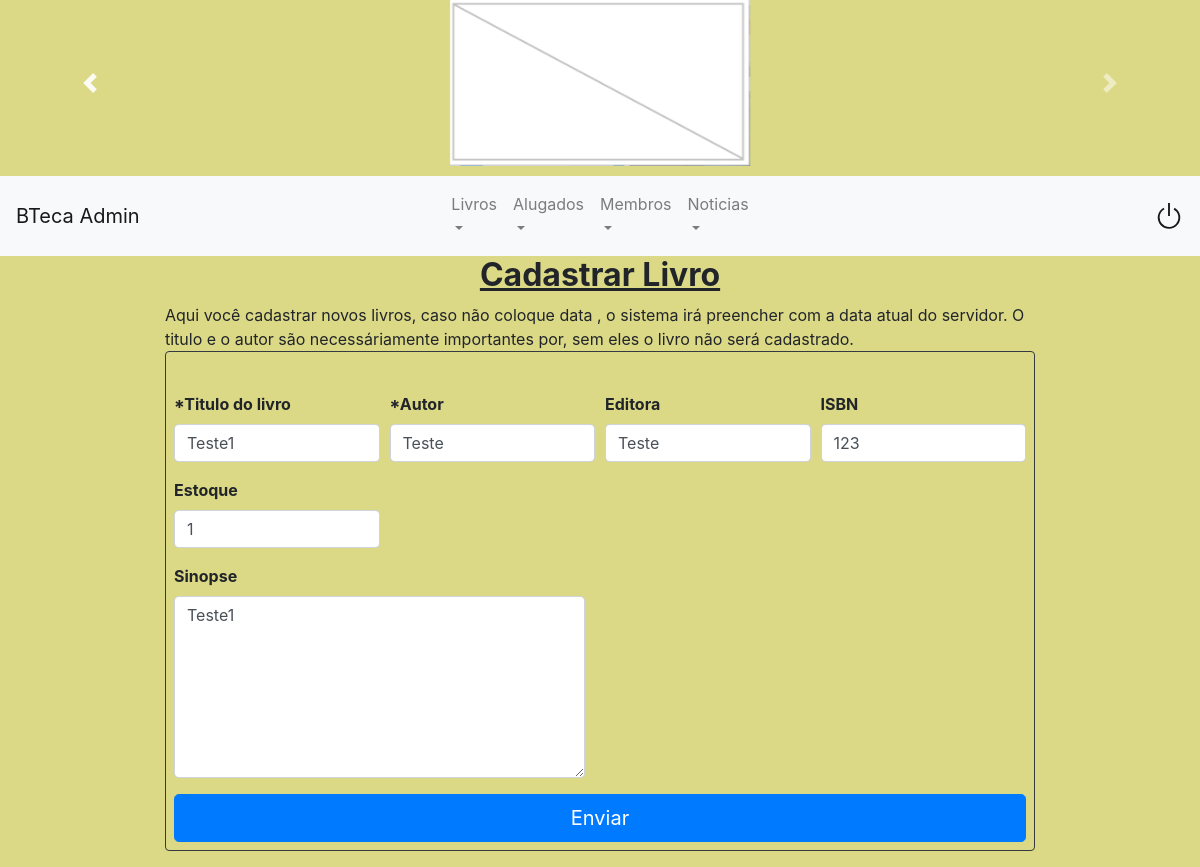
Page /admin/editar_livro.php?id=3 (signed in) on the committed database.
### tables this page shows
CREATE TABLE `livro` (
  `idlivro` int(11) NOT NULL,
  `titulo` varchar(125) NOT NULL,
  `autor` varchar(250) NOT NULL,
  `editora` varchar(125) NOT NULL,
  `isbn` int(11) NOT NULL,
  `sinopse` varchar(550) DEFAULT NULL,
  `imagem_idImagem` int(11) NOT NULL
);

CREATE TABLE `estoque` (
  `idEstoque` int(11) NOT NULL,
  `quantidade` varchar(45) NOT NULL,
  `livro_idlivro` int(11) NOT NULL
);

### Banco/CRUD.php (called while the page is built, shortened)
<?php
class BancoBi{
    protected $pdo;
    public function __construct(\PDO $pdo)
    {
        $this->pdo = $pdo;
        $this->pdo->setAttribute(\PDO::ATTR_ERRMODE, \PDO::ERRMODE_EXCEPTION);
    }
    public function SelectCRUD($tableName, $fields='*', $cond='', $orderBy='', $limit='')
    {
       $stmt = $this->pdo->prepare("SELECT $fields FROM $tableName WHERE 1 ".$cond." ".$orderBy." ".$limit);
       $stmt->execute();
       $rows = $stmt->fetchAll(PDO::FETCH_ASSOC);
       return $rows;
   }
}
?>

### conectar.php (called while the page is built, shortened)
<?php
include_once('Banco/CRUD.php');
$dsn	= 	"mysql:dbname=".SS_DB_NAME.";host=".SS_DB_HOST."";
$pdo = new PDO($dsn, SS_DB_USER, SS_DB_PASSWORD);
$db 	=	new BancoBi($pdo);
?>

### admin/editar_livro.php (the view, shortened to what this page needs)
<?php
    require("header.php");
    include("../conectar.php");
?>
<div class="wrapper">
<div id="content">
<?php
    include("carrosel.php");
    require("navbar.php");
    $idlivro=$_REQUEST['id'];
    $condition =    ' AND idlivro = "'.$idlivro.'" ';
    $imprime4  =    $db->SelectCRUD('livro','*',$condition,'');
    if(count($imprime4)>0){
        foreach($imprime4 as $val){
    ?>
    <div id="conteudo" class="container  w-75 justify-content-center">
    <div id="titulo" class="row d-flex justify-content-center">
        <h2 class="text-center font-weight-bold"><ins> Cadastrar Livro</ins></h2>
    </div>
    <div id="corpo" class="row  d-flex justify-content-center">
        <div class="col">
        Aqui você cadastrar novos livros, caso não coloque data , o sistema irá preencher com a data atual do servidor.
        O titulo e o autor são necessáriamente importantes por, sem eles o livro não será cadastrado.
        </div>
    </div>
    <form class="form-group border-dark border p-2 rounded"  method="POST" action="valida_livro.php">
        <div id="formulario" class="form-row" style="margin-top:2rem;">
                <div class="form-group col-md-3">
                    <b><label for=titulo>*Titulo do livro</label></b>
                    <input type="text" class="form-control" name="titulo"  value="<?php echo"$val[titulo]"?>">
                </div>
                <div class="form-group col-md-3">
                    <b><label for=autor>*Autor</label></b>
                    <input type="text" class="form-control" name="autor" value="<?php echo"$val[autor]"?>">
                </div>
                <div class="form-group col-md-3">
                    <b><label for=editor>Editora</label></b>
                    <input type="text" class="form-control" name="editor" value="<?php echo"$val[editora]"?>">
                </div>
                <div class="form-group col-md-3">
                    <b><label for=editor>ISBN</label></b>
                    <input type="text" class="form-control" name="isbn" value="<?php echo"$val[isbn]"?>">
                </div>
                <?php
                    $condition = ' AND livro_idlivro = "'.$val['idlivro'].'"';;
                    $idestoque=$db->SelectCRUD('estoque','*',$condition,'');
                    if(count($idestoque)>0){
                        foreach($idestoque as $val1){
                        $estoque=$val1['quantidade'];
                        }
                    }else{}
                ?>
                <div class="form-group col-md-3">
                    <b><label for=editor>Estoque</label></b>
                    <input type="text" class="form-control" name="estoque" value="<?php echo"$estoque"?>" placeholder="<?php echo"$estoque"?>">
                </div>
        </div>
        <div class="row">
            <div class="form-group col-md-6">
                <b><label for="corpoNoticia">Sinopse</label></b>
                <textarea class="form-control" name="sinopse" id="corpoNoticia" rows="7"><?php echo $val['sinopse'] ?></textarea>
            </div>
        </div>
        <div class="row w-100 " style="margin:auto;">
            <button type="sumit" name="files" class="btn btn-primary btn-lg btn-block">Enviar</button>
        </div>
    </form>
</div>
<?php
    }
}else{}
?>
</div>
</div>

### rows in the picture
livro: titulo "Teste1", autor "Teste", editor "Teste", isbn "123", estoque "1", sinopse "Teste1"
